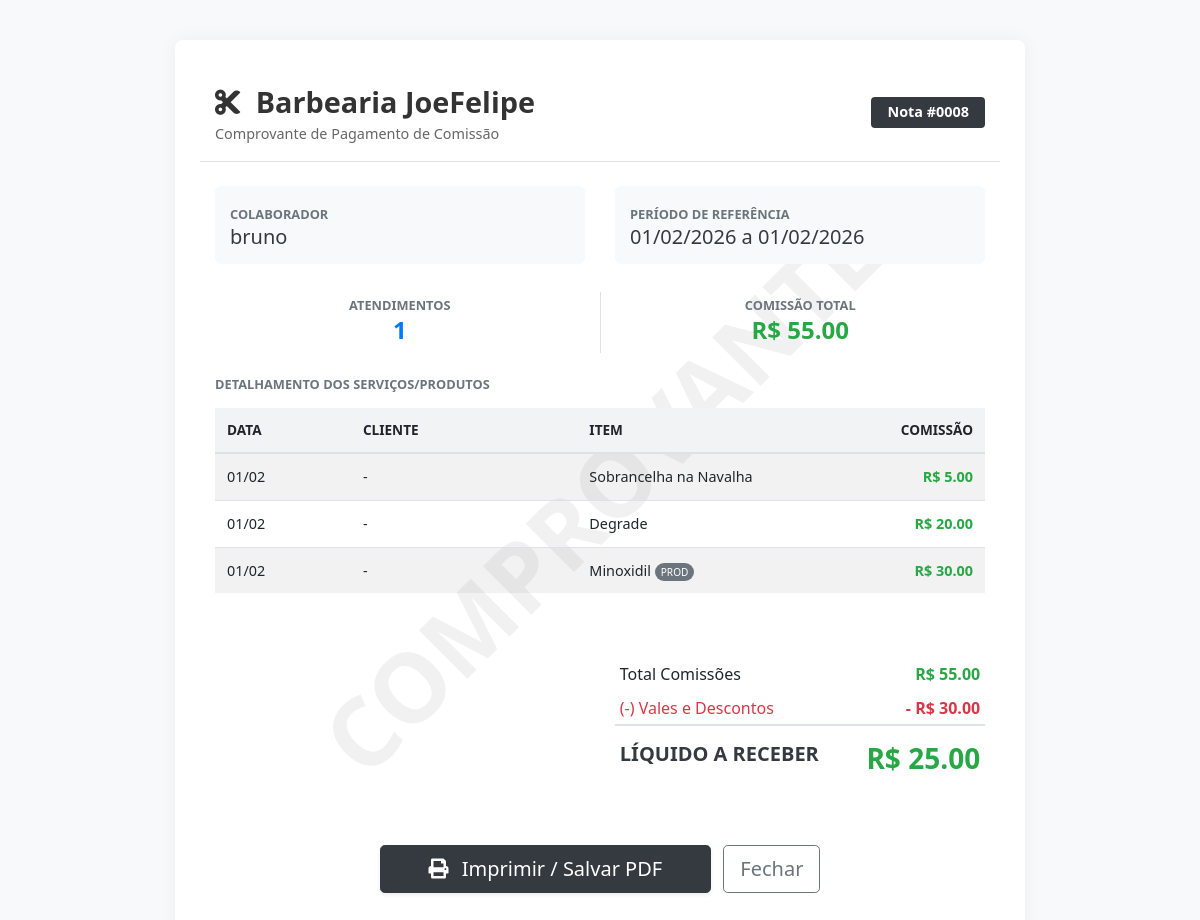
/my-receipts/8 (signed in), run on the app's committed database.
### models.py (models this page shows, shortened)
class PaymentRecord(db.Model):
    id = db.Column(db.Integer, primary_key=True)
    collaborator_id = db.Column(db.Integer, db.ForeignKey('collaborator.id'), nullable=False)
    collaborator = db.relationship('Collaborator', backref=db.backref('payments', cascade='all, delete-orphan'))
    date = db.Column(db.DateTime, default=datetime.utcnow)
    start_date = db.Column(db.Date) # Period start
    end_date = db.Column(db.Date)   # Period end
    total_commission = db.Column(db.Float, default=0.0)
    total_advances = db.Column(db.Float, default=0.0)
    net_amount = db.Column(db.Float, default=0.0)
    admin_name = db.Column(db.String(100)) # Who generated it
    admin_name = db.Column(db.String(100), default='Administrador')

class Collaborator(db.Model):
    id = db.Column(db.Integer, primary_key=True)
    name = db.Column(db.String(100), nullable=False)
    phone = db.Column(db.String(20))
    start_date = db.Column(db.Date, default=datetime.utcnow)
    commission_percent = db.Column(db.Float, default=50.0) # e.g., 50.0 for 50%
    active = db.Column(db.Boolean, default=True)
    is_owner = db.Column(db.Boolean, default=False) # True for Owner/VIP
    token = db.Column(db.String(100), unique=True) # For Magic Link/QR Code
    password_hash = db.Column(db.String(128))

class Sale(db.Model):
    id = db.Column(db.Integer, primary_key=True)
    collaborator_id = db.Column(db.Integer, db.ForeignKey('collaborator.id'), nullable=False)
    collaborator = db.relationship('Collaborator', backref=db.backref('sales', cascade='all, delete-orphan'))
    date = db.Column(db.DateTime, default=datetime.utcnow)
    total_amount = db.Column(db.Float, default=0.0)
    total_commission = db.Column(db.Float, default=0.0)
    client_name = db.Column(db.String(100), nullable=True)
    payment_method = db.Column(db.String(50), default='Dinheiro')
    commission_paid = db.Column(db.Boolean, default=False)
    payment_record_id = db.Column(db.Integer, db.ForeignKey('payment_record.id'), nullable=True)
    payment_record = db.relationship('PaymentRecord', backref=db.backref('sales', lazy=True))
    items = db.relationship('SaleItem', backref='sale', lazy=True, cascade='all, delete-orphan')

class SaleItem(db.Model):
    id = db.Column(db.Integer, primary_key=True)
    sale_id = db.Column(db.Integer, db.ForeignKey('sale.id'), nullable=False)
    service_id = db.Column(db.Integer, db.ForeignKey('service.id'), nullable=True)
    service = db.relationship('Service')
    product_id = db.Column(db.Integer, db.ForeignKey('product.id'), nullable=True)
    product = db.relationship('Product')
    item_name = db.Column(db.String(100)) # Snapshot of name
    price = db.Column(db.Float) # Snapshot of price at time of sale
    commission = db.Column(db.Float) # Calculated commission for this item

### routes.py (the view)
@main_bp.route('/my-receipts/<int:id>')
def receipt_detail(id):
    if 'collab_id' not in session:
        return redirect(url_for('main.index'))
    from models import PaymentRecord
    payment = PaymentRecord.query.get_or_404(id)
    if payment.collaborator_id != session['collab_id']:
        flash('Acesso negado a este comprovante.', 'danger')
        return redirect(url_for('main.my_receipts'))
    return render_template('receipt_unified.html', payment=payment, mode='collab')

### templates/receipt_unified.html (shortened to what this page needs)
<!DOCTYPE html>
<html lang="pt-br">
<head>
    <link rel="stylesheet" href="https://stackpath.bootstrapcdn.com/bootstrap/4.5.2/css/bootstrap.min.css">
    <link rel="stylesheet" href="https://cdnjs.cloudflare.com/ajax/libs/font-awesome/5.15.3/css/all.min.css">
</head>
<body>
    <div class="receipt-container position-relative">
        <div class="watermark">
            {% if mode == 'admin' %}RELATÓRIO FINANCEIRO{% else %}COMPROVANTE{% endif %}
        </div>
        <div class="row mb-4 border-bottom pb-3 align-items-center position-relative" style="z-index: 1;">
            <div class="col-8">
                <div class="header-brand"><i class="fas fa-cut mr-2"></i> Barbearia JoeFelipe</div>
                <div class="header-sub">
                    {% if mode == 'admin' %}
                    Relatório Financeiro do Colaborador (Admin)
                    {% else %}
                    Comprovante de Pagamento de Comissão
                    {% endif %}
                </div>
            </div>
            <div class="col-4 text-right">
                <span class="badge badge-dark px-3 py-2" style="font-size: 0.9rem;">Nota #{{ "%04d"|format(payment.id)
                    }}</span>
            </div>
        </div>
        <div class="row mb-2 position-relative" style="z-index: 1;">
            <div class="col-md-6">
                <div class="info-box">
                    <small class="text-uppercase text-muted font-weight-bold">Colaborador</small>
                    <div class="h5 mb-0 text-dark">{{ payment.collaborator.name }}</div>
                </div>
            </div>
            <div class="col-md-6">
                <div class="info-box">
                    <small class="text-uppercase text-muted font-weight-bold">Período de Referência</small>
                    <div class="h5 mb-0 text-dark">
                        {% if payment.start_date %}
                        {{ payment.start_date.strftime('%d/%m/%Y') }} a {{ payment.end_date.strftime('%d/%m/%Y') }}
                        {% else %}
                        Até {{ payment.date.strftime('%d/%m/%Y') }}
                        {% endif %}
                    </div>
                </div>
            </div>
        </div>
        <div class="row mb-4 position-relative" style="z-index: 1;">
            <div class="col text-center border-right">
                <small class="text-muted text-uppercase font-weight-bold">Atendimentos</small>
                <div class="h4 font-weight-bold text-primary">{{ payment.sales|length }}</div>
            </div>
            <div class="col text-center">
                <small class="text-muted text-uppercase font-weight-bold">Comissão Total</small>
                <div class="h4 font-weight-bold text-success">R$ {{ "%.2f"|format(payment.total_commission) }}</div>
            </div>
        </div>
        <h6 class="text-uppercase text-secondary font-weight-bold mb-3 small">Detalhamento dos Serviços/Produtos</h6>
        <div class="table-responsive mb-4 position-relative" style="z-index: 1;">
            <table class="table table-custom table-hover table-striped">
                <thead>
                    <tr>
                        <th style="width: 15%">Data</th>
                        <th style="width: 25%">Cliente</th>
                        <th style="width: 30%">Item</th>
                        <th class="text-right" style="width: 15%">Comissão</th>
                    </tr>
                </thead>
                <tbody>
                    {% for sale in payment.sales %}
                    {% for item in sale.items %}
                    <tr>
                        <td>{{ sale.date.strftime('%d/%m') }}</td>
                        <td>{{ sale.client_name or '-' }}</td>
                        <td>
                            {{ item.item_name }}
                            {% if item.product_id %}<span class="badge-prod">PROD</span>{% endif %}
                        </td>
                        <td class="text-right font-weight-bold text-success">R$ {{ "%.2f"|format(item.commission) }}
                        </td>
                    </tr>
                    {% endfor %}
                    {% endfor %}
                </tbody>
            </table>
        </div>
        <div class="row justify-content-end mt-5">
            <div class="col-md-6">
                <table class="table table-sm table-borderless">
                    <tr>
                        <td>Total Comissões</td>
                        <td class="text-right font-weight-bold text-success">R$ {{
                            "%.2f"|format(payment.total_commission) }}</td>
                    </tr>
                    {% if payment.total_advances > 0 %}
                    <tr>
                        <td class="text-danger">(-) Vales e Descontos</td>
                        <td class="text-right font-weight-bold text-danger">- R$ {{
                            "%.2f"|format(payment.total_advances) }}</td>
                    </tr>
                    {% endif %}
                    <tr class="border-top mt-2" style="border-top-width: 2px !important;">
                        <td class="pt-3 h5 text-dark font-weight-bold">LÍQUIDO A RECEBER</td>
                        <td class="pt-3 h3 text-success text-right font-weight-bold">R$ {{
                            "%.2f"|format(payment.net_amount) }}</td>
                    </tr>
                </table>
            </div>
        </div>
        <div class="text-center mt-5 mb-3 btn-print no-print">
            <button onclick="window.print()" class="btn btn-dark btn-lg px-5 shadow-sm">
                <i class="fas fa-print mr-2"></i> Imprimir / Salvar PDF
            </button>
            <button onclick="window.close()" class="btn btn-outline-secondary btn-lg ml-2">Fechar</button>
        </div>
    </div>
</body>
</html>

### templates/receipt_unified.html (style rules this page uses)
body { background: #f8f9fa; font-family: 'Segoe UI', Tahoma, Geneva, Verdana, sans-serif; -webkit-print-color-adjust: exact; }
.receipt-container { max-width: 850px; margin: 40px auto; background: #fff; padding: 40px; box-shadow: 0 0 20px rgba(0, 0, 0, 0.05); border-radius: 8px; }
.header-brand { font-size: 1.8rem; font-weight: bold; color: #333; }
.header-sub { color: #666; font-size: 0.9rem; }
.info-box { background: #f8f9fa; border-radius: 6px; padding: 15px; margin-bottom: 20px; }
.table-custom th { background: #f1f3f5; font-weight: 600; font-size: 0.85rem; text-transform: uppercase; border-top: none; }
.table-custom td { vertical-align: middle; font-size: 0.9rem; }
.badge-prod { font-size: 0.7em; background-color: #6c757d; color: white; padding: 2px 6px; border-radius: 10px; }
.watermark { position: absolute; top: 50%; left: 50%; transform: translate(-50%, -50%) rotate(-45deg); font-size: 6rem; opacity: 0.05; font-weight: bold; color: #000; pointer-events: none; z-index: 0; }

### data on the page
PaymentRecord: id "0008", start_date "01/02/2026", end_date "01/02/2026", total_commission "55.00", total_advances "30.00", net_amount "25.00"
Collaborator: collaborator.name "bruno"
Sale: date "01/02", client_name "-"
SaleItem: item_name "Sobrancelha na Navalha", commission "5.00"
SaleItem: item_name "Degrade", commission "20.00"
SaleItem: item_name "Minoxidil", shows "PROD", commission "30.00"

### other printed values
{{ payment.sales|length }} "1"
